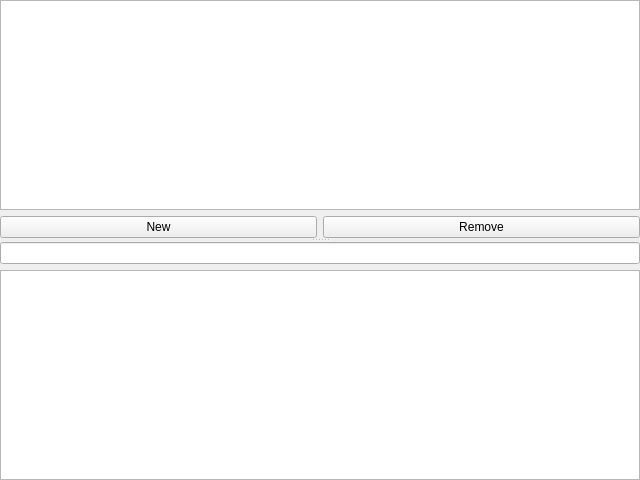
<?xml version="1.0" encoding="UTF-8"?>
<ui version="4.0">
 <class>formNoteCollector</class>
 <widget class="QWidget" name="formNoteCollector">
  <property name="geometry">
   <rect>
    <x>0</x>
    <y>0</y>
    <width>640</width>
    <height>480</height>
   </rect>
  </property>
  <property name="windowTitle">
   <string>Form</string>
  </property>
  <layout class="QHBoxLayout" name="horizontalLayout_2">
   <property name="spacing">
    <number>0</number>
   </property>
   <property name="margin">
    <number>0</number>
   </property>
   <item>
    <widget class="QSplitter" name="splitter">
     <property name="orientation">
      <enum>Qt::Vertical</enum>
     </property>
     <widget class="QWidget" name="layoutWidget">
      <layout class="QVBoxLayout" name="verticalLayout_2">
       <item>
        <widget class="QListView" name="noteView"/>
       </item>
       <item>
        <layout class="QHBoxLayout" name="horizontalLayout">
         <item>
          <widget class="QPushButton" name="newButton">
           <property name="text">
            <string>New</string>
           </property>
          </widget>
         </item>
         <item>
          <widget class="QPushButton" name="removeButton">
           <property name="text">
            <string>Remove</string>
           </property>
          </widget>
         </item>
        </layout>
       </item>
      </layout>
     </widget>
     <widget class="QWidget" name="layoutWidget">
      <layout class="QVBoxLayout" name="verticalLayout">
       <item>
        <widget class="QLineEdit" name="subjectEdit"/>
       </item>
       <item>
        <widget class="QTextEdit" name="bodyEdit"/>
       </item>
      </layout>
     </widget>
    </widget>
   </item>
  </layout>
 </widget>
 <resources/>
 <connections/>
</ui>
